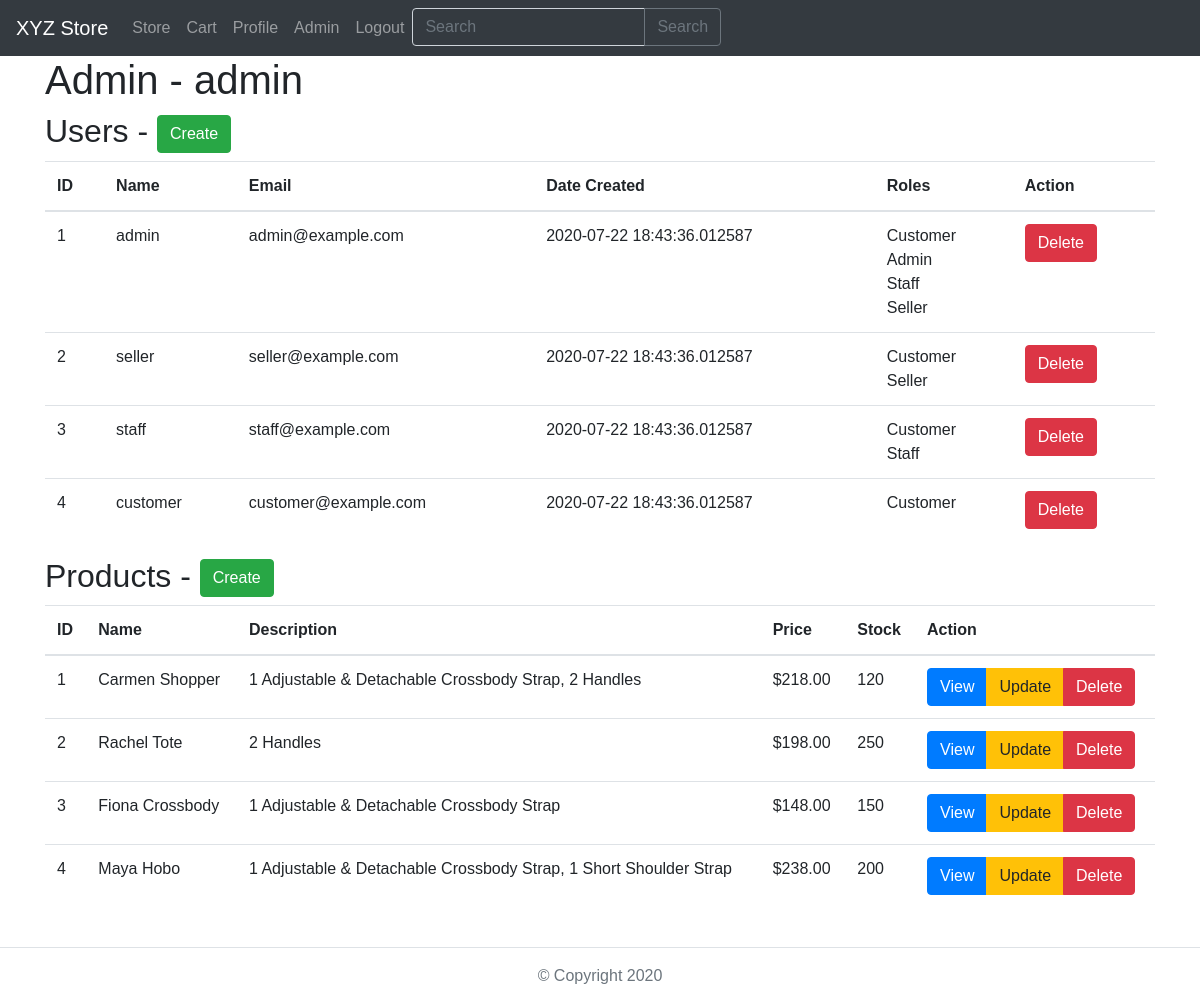
Page /admin (signed in) on the earlier database version.
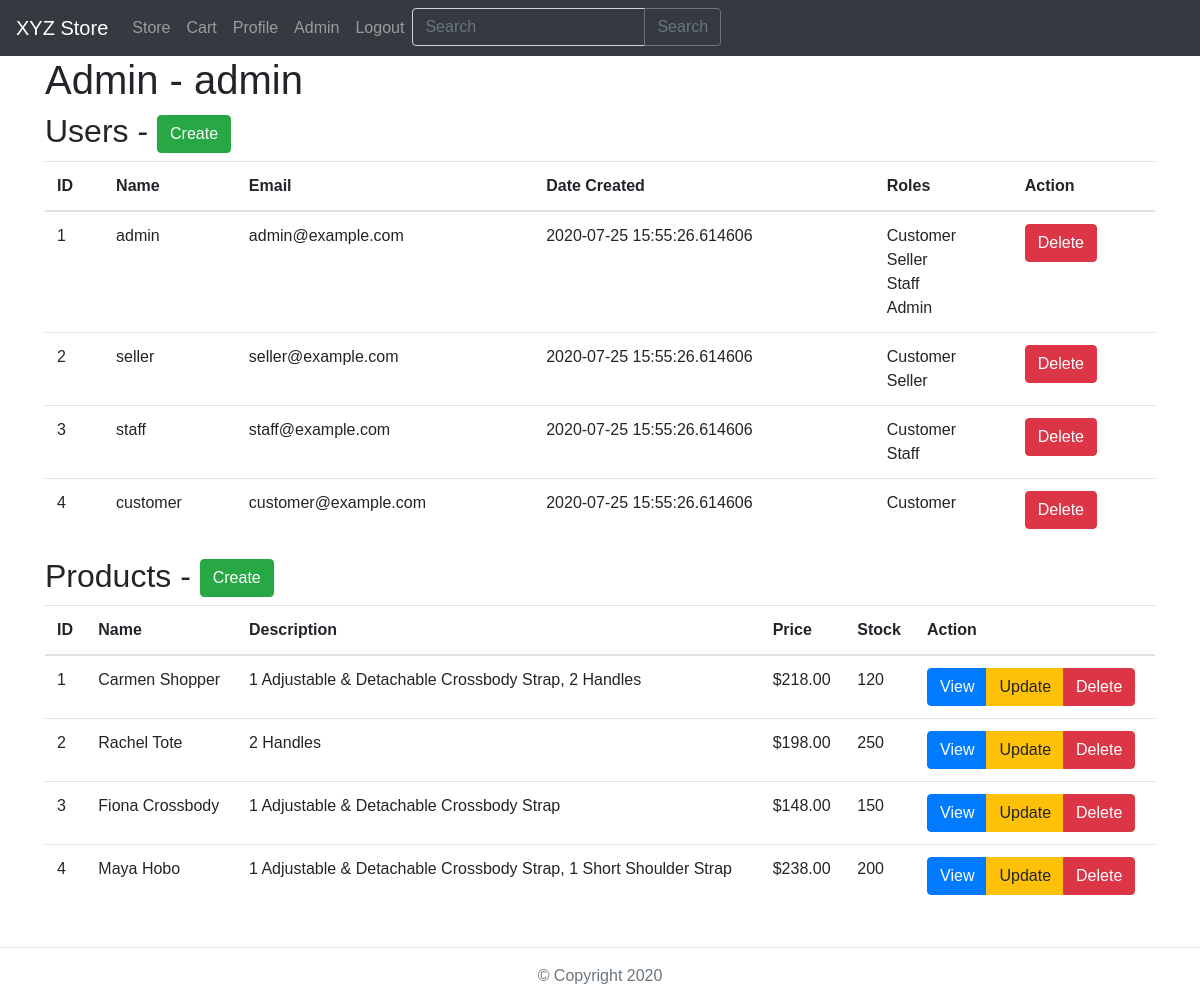
Same page on the later database version.
### classes/models.py (models this page shows, shortened)
class User(UserMixin, db.Model):
    id = db.Column(db.Integer, primary_key=True)
    username = db.Column(db.String(25), unique=True, nullable=False)
    email = db.Column(db.String(120), unique=True, nullable=False)
    password = db.Column(db.String(80), nullable=False)
    date_created = db.Column(db.DateTime, default=datetime.now)
    status = db.Column(db.Boolean(), nullable=False, default=True)
    roles = db.relationship(
        "Role",
        secondary=roles_users,
        backref=db.backref("users", lazy='dynamic')
    )
    reviews = db.relationship("Review", backref=db.backref("user"))
    orders = db.relationship("Orders", backref=db.backref("user"))
    creditcards = db.relationship("CreditCard", backref=db.backref("user"), cascade="all, delete, delete-orphan")
    addresses = db.relationship("Address", backref=db.backref("user"), cascade="all, delete, delete-orphan")

class Role(db.Model):
    id = db.Column(db.Integer, primary_key=True)
    name = db.Column(db.String(80), unique=True)
    description = db.Column(db.String(255))

class Product(db.Model):
    __tablename__ = 'products'
    __table_args__ = {'extend_existing': True}
    productid = db.Column(db.Integer, primary_key=True)
    product_name = db.Column(db.String(100), nullable=False)
    description = db.Column(db.String(100), nullable=False)
    image = db.Column(db.String(50), nullable=False)
    price = db.Column(db.Numeric(10,2), nullable=False)
    quantity = db.Column(db.Integer, nullable=False)
    deleted = db.Column(db.Boolean(), default=False)
    query_class = QueryWithSoftDelete

### app.py (the view)
@app.route("/admin")
@login_required
@restricted(access_level="admin page")
def admin():
    context = {
        "current_user": current_user,
        "users": User.query.order_by(User.id).all(),
        "products": Product.query.order_by(Product.productid).all(),
        "current_user_roles": [i.name for i in current_user.roles]
    }
    return render_template("admin.html", **context)

### app.py (called while the page is built)
def restricted(access_level):
    def decorator(func):
        @wraps(func)
        def wrapper(*args, **kwargs):
            current_user_roles = [i.name for i in current_user.roles]
            if access_level == "admin page" and not any(i in current_user_roles for i in ["Admin", "Seller", "Staff"]):
                abort(404)
            elif access_level == "admin" and "Admin" not in current_user_roles:
                abort(404)
            elif access_level == "seller" and "Seller" not in current_user_roles:
                abort(404)
            elif access_level == "staff" and "Staff" not in current_user_roles:
                abort(404)
            return func(*args, **kwargs)
        return wrapper
    return decorator

@login_manager.user_loader
def load_user(user_id):
    return User.query.get(int(user_id))

@app.after_request
def add_header(response):
    response.headers['Strict-Transport-Security'] = 'max-age=31536000; includeSubDomains'
    response.headers["X-Content-Type-Options"] = "nosniff"
    response.headers["X-Frame-Options"] = "SAMEORIGIN"
    response.headers['X-XSS-Protection'] = '1; mode=block'
    return response

### classes/models.py (called while the page is built)
    def __new__(cls, *args, **kwargs):
        obj = super(QueryWithSoftDelete, cls).__new__(cls)
        obj._with_deleted = kwargs.pop('_with_deleted', False)
        if len(args) > 0:
            super(QueryWithSoftDelete, obj).__init__(*args, **kwargs)
            return obj.filter_by(deleted=False) if not obj._with_deleted else obj
        return obj

### templates/admin.html (shortened to what this page needs)
{% extends "base.html" %}
{% block content %}
  {% if "Admin" in current_user_roles  %}
    <h1>Admin - {{ current_user.username }}</h1>
  {% elif "Seller" in current_user_roles  %}
    <h1>Seller - {{ current_user.username }}</h1>
  {% elif "Staff" in current_user_roles  %}
    <h1>Staff - {{ current_user.username }}</h1>
  {% endif %}
  {% if "Admin" in current_user_roles  %}
    <h2>Users - <button class="btn btn-success" onclick="location.href='/admin/create/user'">Create</button></h2>
    <div class="table-container">
      <table class="table">
        <thead>
          <tr>
            <th>ID</th>
            <th>Name</th>
            <th>Email</th>
            <th>Date Created</th>
            <th>Roles</th>
            <th>Action</th>
          </tr>
        </thead>
        <tbody>
          {% for user in users %}
            <tr {% if user.status == False %}class="strikeout"{% endif %}>
              <td>{{ user.id }}</td>
              <td>{{ user.username }}</td>
              <td>{{ user.email }}</td>
              <td>{{ user.date_created }}</td>
              <td>
                {% for roles in user.roles %}
                  {{ roles.name }}<br>
                {% endfor %}
              </td>
              <td>
                <button class="btn btn-danger" onclick="confirm('Are you sure you want to delete this account?') && (location.href='/admin/delete/{{ user.id }}')">Delete</button>
              </td>
            </tr>
          {% endfor %}
        </tbody>
      </table>
    </div>
  {% endif %}
  {% if ("Seller" or "Staff") in current_user_roles  %}
    <h2>Products - {% if "Seller" in current_user_roles  %}<button class="btn btn-success" onclick="location.href='/products/new'">Create</button>{% endif %}</h2>
    <div class="table-container">
      <table class="table">
        <thead>
          <tr>
            <th>ID</th>
            <th>Name</th>
            <th>Description</th>
            <th>Price</th>
            <th>Stock</th>
            <th>Action</th>
          </tr>
        </thead>
        <tbody>
          {% for product in products %}
            <tr>
              <td>{{ product.productid }}</td>
              <td>{{ product.product_name }}</td>
              <td>{{ product.description }}</td>
              <td>${{ product.price }}</td>
              <td>{{ product.quantity }}</td>
              <td>
                <div class="btn-group">
                  <button class="btn btn-primary" onclick="location.href='/product/{{ product.productid }}'">View</button>
                    {% if "Seller" in current_user_roles  %}
                      <button class="btn btn-warning" onclick="location.href='/products/{{ product.productid }}/update'">Update</button>
                      <button class="btn btn-danger" onclick="confirm('Are you sure you want to delete this product?') && (location.href='/products/{{ product.productid }}/delete')">Delete</button>
                    {% endif %}
                </div>
              </td>
            </tr>
          {% endfor %}
        </tbody>
      </table>
      </div>
    </div>
  {% endif %}
{% endblock %}

### templates/base.html (shortened to what this page needs)
<!DOCTYPE html>
<html lang="en">
<head>
  <link rel="stylesheet" type="text/css" href="{{ url_for('static', filename='css/source_code_pro.css') }}" />
  <link rel="stylesheet" type="text/css" href="{{ url_for('static', filename='css/source_sans_pro.css') }}" />
  <link rel="stylesheet" type="text/css" href="{{ url_for('static', filename='css/source_serif_pro.css') }}" />
  <link rel="stylesheet" type="text/css" href="{{ url_for('static', filename='css/bootstrap.min.css') }}" />
  <link rel="stylesheet" type="text/css" href="{{ url_for('static', filename='css/styles.css') }}" />
</head>
<body>
  <nav class="navbar navbar-expand-lg navbar-dark bg-dark">
    <a class="navbar-brand" href="/">XYZ Store</a>
    <div class="collapse navbar-collapse" id="navbar-links">
      <ul class="navbar-nav mr-auto">
        <li class="nav-item">
          <a class="nav-link" href="/">Store</a>
        </li>
        <li class="nav-item">
          <a class="nav-link" href="{{ url_for('cart') }}">Cart</a>
        </li>
        {% if current_user.is_authenticated %}
        <li class="nav-item">
          <a class="nav-link" href="{{ url_for('profile') }}">Profile</a>
        </li>
        {% if current_user.roles|length > 1 %}
        <li class="nav-item">
          <a class="nav-link" href="{{ url_for('admin') }}">Admin</a>
        </li>
        {% endif %}
        <li class="nav-item">
          <a class="nav-link" href="{{ url_for('logout') }}">Logout</a>
        </li>
        {% endif %}
        <li class="nav-item">
          <form class="form-inline" action="{{ url_for('search') }}">
            <div class="input-group">
              <input class="form-control bg-dark text-white" name="q" type="search" placeholder="Search" />
              <div class="input-group-append">
                <button class="btn btn-outline-secondary" type="submit">Search</button>
              </div>
            </div>
          </form>
        </li>
      </ul>
    </div>
  </nav>
  <div class="container">
  {% block content %}
  {% endblock %}
  <footer class="border-top mt-4 pt-3 pb-3">
    <p id="copyright" class="text-center text-secondary m-0">&#xa9; Copyright <span id="current-year"></span></p>
  </footer>
</body>
</html>

### static/css/styles.css (style rules this page uses)
body { margin: 0; font-family: "Source Sans Pro", sans-serif; }

### templates/admin.html (style rules this page uses)
.table-container { overflow-x: auto; }
table { border-collapse: collapse; }
td { position: relative; padding: 5px 10px; }

Differences in the rows shown:
changed User "admin": date_created "2020-07-22 18:43:36.012587" → "2020-07-25 15:55:26.614606"
shown differently, row unchanged: Role "Seller": moves up the list
shown differently, row unchanged: Role "Staff": moves down the list
changed User "seller": date_created "2020-07-22 18:43:36.012587" → "2020-07-25 15:55:26.614606"
changed User "staff": date_created "2020-07-22 18:43:36.012587" → "2020-07-25 15:55:26.614606"
changed User "customer": date_created "2020-07-22 18:43:36.012587" → "2020-07-25 15:55:26.614606"
